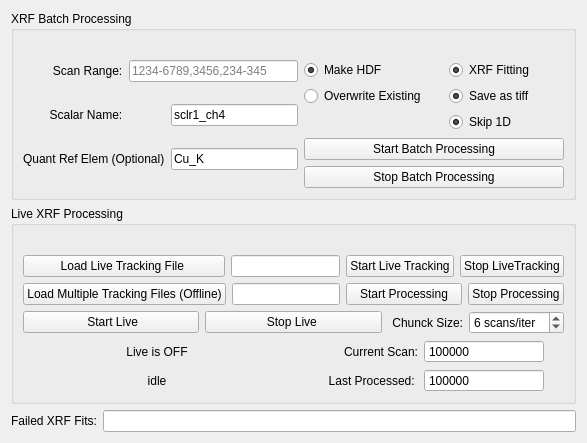
      <widget class="QWidget" name="tab_2">
       <attribute name="title">
        <string>XRF</string>
       </attribute>
       <layout class="QGridLayout" name="gridLayout_13">
        <item row="0" column="0">
         <widget class="QGroupBox" name="groupBox_3">
          <property name="title">
           <string>XRF Batch Processing</string>
          </property>
          <layout class="QGridLayout" name="gridLayout_36">
           <item row="0" column="0">
            <widget class="QLabel" name="label_23">
             <property name="sizePolicy">
              <sizepolicy hsizetype="Preferred" vsizetype="Fixed">
               <horstretch>0</horstretch>
               <verstretch>0</verstretch>
              </sizepolicy>
             </property>
             <property name="text">
              <string/>
             </property>
            </widget>
           </item>
           <item row="1" column="0">
            <layout class="QGridLayout" name="gridLayout_11">
             <item row="0" column="0">
              <widget class="QLabel" name="label_22">
               <property name="sizePolicy">
                <sizepolicy hsizetype="Fixed" vsizetype="Fixed">
                 <horstretch>0</horstretch>
                 <verstretch>0</verstretch>
                </sizepolicy>
               </property>
               <property name="text">
                <string>         Scan Range:</string>
               </property>
              </widget>
             </item>
             <item row="0" column="1">
              <widget class="QLineEdit" name="le_XRFBatchSID">
               <property name="placeholderText">
                <string>1234-6789,3456,234-345</string>
               </property>
              </widget>
             </item>
            </layout>
           </item>
           <item row="1" column="1" rowspan="2">
            <layout class="QGridLayout" name="gridLayout_35">
             <item row="0" column="0">
              <widget class="QRadioButton" name="rb_make_hdf">
               <property name="text">
                <string>Make HDF</string>
               </property>
               <property name="checked">
                <bool>true</bool>
               </property>
               <property name="autoExclusive">
                <bool>false</bool>
               </property>
              </widget>
             </item>
             <item row="1" column="0">
              <widget class="QRadioButton" name="rb_h5OverWrite">
               <property name="text">
                <string>Overwrite Existing     </string>
               </property>
               <property name="autoExclusive">
                <bool>false</bool>
               </property>
              </widget>
             </item>
             <item row="1" column="1">
              <widget class="QRadioButton" name="rb_saveXRFTiff">
               <property name="text">
                <string>Save as tiff         </string>
               </property>
               <property name="checked">
                <bool>true</bool>
               </property>
               <property name="autoExclusive">
                <bool>false</bool>
               </property>
              </widget>
             </item>
             <item row="0" column="1">
              <widget class="QRadioButton" name="rb_xrf_fit">
               <property name="text">
                <string>XRF Fitting</string>
               </property>
               <property name="checked">
                <bool>true</bool>
               </property>
               <property name="autoExclusive">
                <bool>false</bool>
               </property>
              </widget>
             </item>
             <item row="2" column="1">
              <widget class="QRadioButton" name="rb_skip1d">
               <property name="text">
                <string>Skip 1D</string>
               </property>
               <property name="checked">
                <bool>true</bool>
               </property>
              </widget>
             </item>
            </layout>
           </item>
           <item row="3" column="1">
            <widget class="QPushButton" name="pb_xrf_start">
             <property name="sizePolicy">
              <sizepolicy hsizetype="Minimum" vsizetype="Fixed">
               <horstretch>0</horstretch>
               <verstretch>0</verstretch>
              </sizepolicy>
             </property>
             <property name="styleSheet">
              <string notr="true"/>
             </property>
             <property name="text">
              <string>  Start Batch Processing  </string>
             </property>
            </widget>
           </item>
           <item row="4" column="1">
            <widget class="QPushButton" name="pb_stop_batch_xrf">
             <property name="text">
              <string>Stop Batch Processing</string>
             </property>
            </widget>
           </item>
           <item row="2" column="0" rowspan="3">
            <layout class="QGridLayout" name="gridLayout_6">
             <property name="rightMargin">
              <number>0</number>
             </property>
             <item row="0" column="1">
              <widget class="QLineEdit" name="le_sclr_2">
               <property name="text">
                <string>sclr1_ch4</string>
               </property>
               <property name="placeholderText">
                <string>Fe_K</string>
               </property>
              </widget>
             </item>
             <item row="0" column="0">
              <widget class="QLabel" name="label_10">
               <property name="text">
                <string>        Scalar Name:</string>
               </property>
              </widget>
             </item>
             <item row="1" column="0">
              <widget class="QLabel" name="label_24">
               <property name="text">
                <string>Quant Ref Elem (Optional)</string>
               </property>
              </widget>
             </item>
             <item row="1" column="1">
              <widget class="QLineEdit" name="le_qunat_ref_elem">
               <property name="text">
                <string>Cu_K</string>
               </property>
              </widget>
             </item>
            </layout>
           </item>
          </layout>
         </widget>
        </item>
        <item row="1" column="0">
         <widget class="QGroupBox" name="groupBox_2">
          <property name="enabled">
           <bool>true</bool>
          </property>
          <property name="title">
           <string>Live XRF Processing</string>
          </property>
          <layout class="QGridLayout" name="gridLayout_34">
           <item row="0" column="0">
            <widget class="QLabel" name="label_21">
             <property name="text">
              <string/>
             </property>
            </widget>
           </item>
           <item row="1" column="0">
            <layout class="QHBoxLayout" name="horizontalLayout_9">
             <item>
              <widget class="QPushButton" name="pb_load_tracking_file">
               <property name="text">
                <string>          Load Live Tracking File           </string>
               </property>
              </widget>
             </item>
             <item>
              <widget class="QLineEdit" name="le_tracking_File"/>
             </item>
             <item>
              <widget class="QPushButton" name="pb_start_tracking">
               <property name="text">
                <string>Start Live Tracking</string>
               </property>
              </widget>
             </item>
             <item>
              <widget class="QPushButton" name="pb_stop_tracking">
               <property name="text">
                <string>Stop LiveTracking</string>
               </property>
              </widget>
             </item>
            </layout>
           </item>
           <item row="2" column="0">
            <layout class="QGridLayout" name="gridLayout_33">
             <item row="0" column="0">
              <widget class="QPushButton" name="pb_load_multiple_tracking">
               <property name="text">
                <string>Load Multiple Tracking Files (Offline)</string>
               </property>
              </widget>
             </item>
             <item row="0" column="1">
              <widget class="QLineEdit" name="le_multiple_tracking"/>
             </item>
             <item row="0" column="2">
              <widget class="QPushButton" name="pb_start_multiple_tracking">
               <property name="text">
                <string>   Start Processing   </string>
               </property>
              </widget>
             </item>
             <item row="0" column="3">
              <widget class="QPushButton" name="le_stop_multiple_tracking">
               <property name="text">
                <string>Stop Processing</string>
               </property>
              </widget>
             </item>
            </layout>
           </item>
           <item row="3" column="0">
            <layout class="QGridLayout" name="gridLayout_28">
             <item row="0" column="2">
              <layout class="QGridLayout" name="gridLayout_26">
               <item row="0" column="1">
                <widget class="QSpinBox" name="sb_chunk_size">
                 <property name="toolTip">
                  <string>including 1d and 2d</string>
                 </property>
                 <property name="suffix">
                  <string> scans/iter</string>
                 </property>
                 <property name="minimum">
                  <number>1</number>
                 </property>
                 <property name="maximum">
                  <number>99</number>
                 </property>
                 <property name="singleStep">
                  <number>3</number>
                 </property>
                 <property name="value">
                  <number>6</number>
                 </property>
                </widget>
               </item>
               <item row="0" column="0">
                <widget class="QLabel" name="label_13">
                 <property name="text">
                  <string>Chunck Size:</string>
                 </property>
                 <property name="alignment">
                  <set>Qt::AlignRight|Qt::AlignTrailing|Qt::AlignVCenter</set>
                 </property>
                </widget>
               </item>
              </layout>
             </item>
             <item row="0" column="0">
              <widget class="QPushButton" name="pb_live">
               <property name="enabled">
                <bool>true</bool>
               </property>
               <property name="styleSheet">
                <string notr="true"/>
               </property>
               <property name="text">
                <string>     Start Live    </string>
               </property>
              </widget>
             </item>
             <item row="0" column="1">
              <widget class="QPushButton" name="pb_stop_live">
               <property name="text">
                <string>     Stop Live      </string>
               </property>
              </widget>
             </item>
            </layout>
           </item>
           <item row="4" column="0">
            <layout class="QGridLayout" name="gridLayout_37">
             <item row="0" column="0">
              <layout class="QGridLayout" name="gridLayout_27">
               <item row="0" column="0">
                <widget class="QLabel" name="lbl_live_sts_msg">
                 <property name="text">
                  <string>    Live is OFF    </string>
                 </property>
                 <property name="alignment">
                  <set>Qt::AlignCenter</set>
                 </property>
                </widget>
               </item>
               <item row="1" column="0">
                <widget class="QLabel" name="lbl_scan_status">
                 <property name="sizePolicy">
                  <sizepolicy hsizetype="Preferred" vsizetype="Minimum">
                   <horstretch>0</horstretch>
                   <verstretch>0</verstretch>
                  </sizepolicy>
                 </property>
                 <property name="styleSheet">
                  <string notr="true">font: 75 20pt &quot;DejaVu Sans&quot;;</string>
                 </property>
                 <property name="text">
                  <string>idle</string>
                 </property>
                 <property name="alignment">
                  <set>Qt::AlignCenter</set>
                 </property>
                </widget>
               </item>
              </layout>
             </item>
             <item row="0" column="1">
              <layout class="QGridLayout" name="gridLayout_25">
               <property name="rightMargin">
                <number>20</number>
               </property>
               <item row="0" column="0">
                <layout class="QGridLayout" name="gridLayout_9">
                 <item row="0" column="0">
                  <widget class="QLabel" name="label_18">
                   <property name="text">
                    <string>Current Scan:</string>
                   </property>
                   <property name="alignment">
                    <set>Qt::AlignRight|Qt::AlignTrailing|Qt::AlignVCenter</set>
                   </property>
                  </widget>
                 </item>
                 <item row="0" column="1">
                  <widget class="QSpinBox" name="sb_scan_number">
                   <property name="sizePolicy">
                    <sizepolicy hsizetype="Preferred" vsizetype="Fixed">
                     <horstretch>0</horstretch>
                     <verstretch>0</verstretch>
                    </sizepolicy>
                   </property>
                   <property name="styleSheet">
                    <string notr="true">font: 75 20pt &quot;C059&quot;;</string>
                   </property>
                   <property name="readOnly">
                    <bool>true</bool>
                   </property>
                   <property name="buttonSymbols">
                    <enum>QAbstractSpinBox::NoButtons</enum>
                   </property>
                   <property name="maximum">
                    <number>9999999</number>
                   </property>
                   <property name="value">
                    <number>999999</number>
                   </property>
                  </widget>
                 </item>
                </layout>
               </item>
               <item row="1" column="0">
                <layout class="QGridLayout" name="gridLayout_24">
                 <item row="0" column="1">
                  <widget class="QSpinBox" name="sb_last_sid_processed">
                   <property name="sizePolicy">
                    <sizepolicy hsizetype="Preferred" vsizetype="Fixed">
                     <horstretch>0</horstretch>
                     <verstretch>0</verstretch>
                    </sizepolicy>
                   </property>
                   <property name="styleSheet">
                    <string notr="true">font: 75 20pt &quot;C059&quot;;</string>
                   </property>
                   <property name="readOnly">
                    <bool>true</bool>
                   </property>
                   <property name="buttonSymbols">
                    <enum>QAbstractSpinBox::NoButtons</enum>
                   </property>
                   <property name="maximum">
                    <number>9999999</number>
                   </property>
                   <property name="value">
                    <number>999999</number>
                   </property>
                  </widget>
                 </item>
                 <item row="0" column="0">
                  <widget class="QLabel" name="label_19">
                   <property name="text">
                    <string>Last Processed: </string>
                   </property>
                   <property name="alignment">
                    <set>Qt::AlignRight|Qt::AlignTrailing|Qt::AlignVCenter</set>
                   </property>
                  </widget>
                 </item>
                </layout>
               </item>
              </layout>
             </item>
            </layout>
           </item>
          </layout>
         </widget>
        </item>
        <item row="2" column="0">
         <layout class="QHBoxLayout" name="horizontalLayout_10">
          <item>
           <widget class="QLabel" name="label_25">
            <property name="text">
             <string>Failed XRF Fits:</string>
            </property>
           </widget>
          </item>
          <item>
           <widget class="QLineEdit" name="le_failed_scans"/>
          </item>
         </layout>
        </item>
       </layout>
      </widget>
